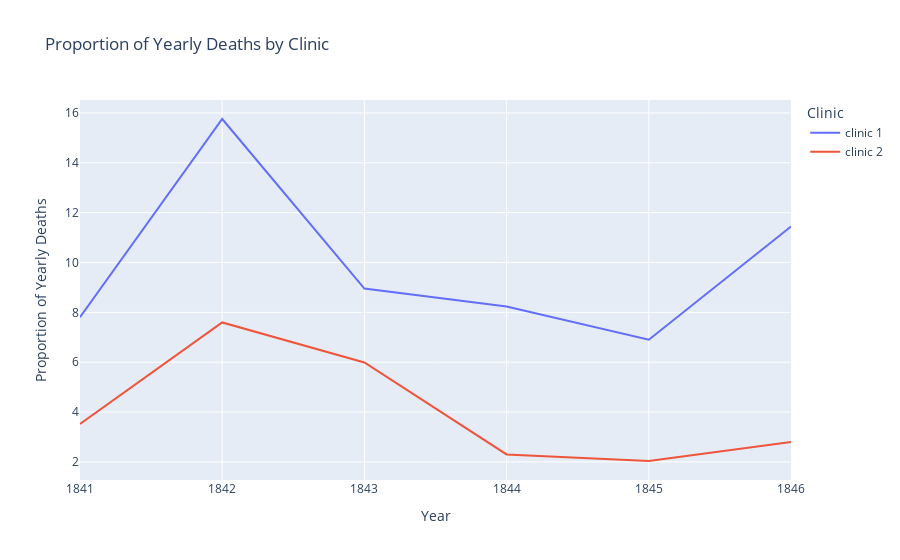

Notebook source saved alongside this figure:
### Markdown cell above
### Plotting the Proportion of Yearly Deaths by Clinic

### Code cell
# Creating plotly line
line = px.line(
    df_yearly,
    x="year",
    y="proportion_of_death",
    title="Proportion of Yearly Deaths by Clinic",
    color="clinic",)

line.update_layout(
    xaxis_title = "Year",
    yaxis_title = "Proportion of Yearly Deaths",
    legend_title = "Clinic")

line.show()

#note 1842 was a rough year. About 16% of women died in clinic 1 and about 7.6% of women died in clinic 2.

### Figure 1 — Plotly figure (JSON) as saved in the notebook; plotly's stock layout.template omitted (floating-point values rounded to 4 significant figures)
{"data": [{"hovertemplate": "clinic=clinic 1<br>year=%{x}<br>proportion_of_death=%{y}<extra></extra>", "legendgroup": "clinic 1", "line": {"color": "#636efa", "dash": "solid"}, "marker": {"symbol": "circle"}, "mode": "lines", "name": "clinic 1", "orientation": "v", "showlegend": true, "type": "scatter", "x": [1841, 1842, 1843, 1844, 1845, 1846], "xaxis": "x", "y": [7.806, 15.76, 8.954, 8.236, 6.901, 11.45], "yaxis": "y"}, {"hovertemplate": "clinic=clinic 2<br>year=%{x}<br>proportion_of_death=%{y}<extra></extra>", "legendgroup": "clinic 2", "line": {"color": "#EF553B", "dash": "solid"}, "marker": {"symbol": "circle"}, "mode": "lines", "name": "clinic 2", "orientation": "v", "showlegend": true, "type": "scatter", "x": [1841, 1842, 1843, 1844, 1845, 1846], "xaxis": "x", "y": [3.522, 7.597, 5.988, 2.3, 2.036, 2.797], "yaxis": "y"}], "layout": {"legend": {"title": {"text": "Clinic"}, "tracegroupgap": 0}, "title": {"text": "Proportion of Yearly Deaths by Clinic"}, "xaxis": {"anchor": "y", "domain": [0, 1], "title": {"text": "Year"}}, "yaxis": {"anchor": "x", "domain": [0, 1], "title": {"text": "Proportion of Yearly Deaths"}}}}
